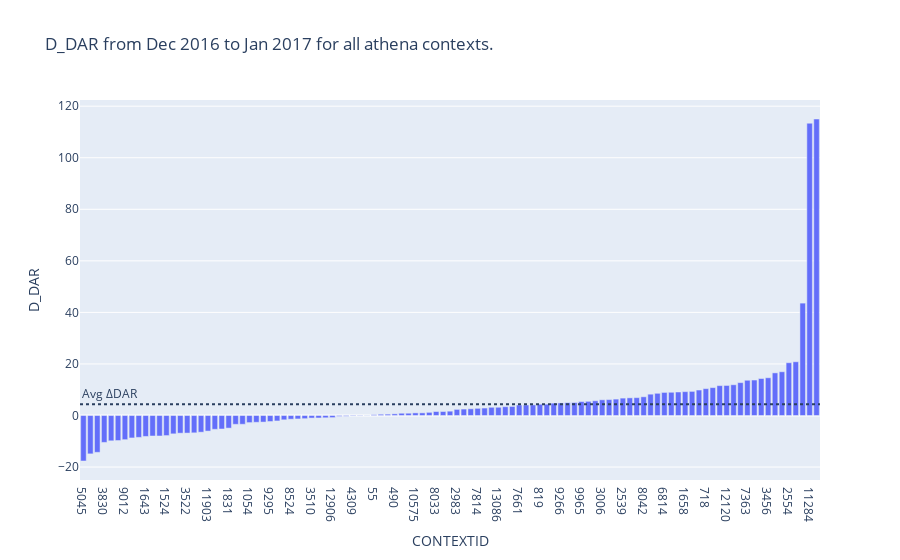

The cell this chart's notebook holds for it:
### Code cell
fig = px.bar(df_1_3, x="CONTEXTID", 
                     y="D_DAR",
                     title="D_DAR from Dec 2016 to Jan 2017 for all athena contexts."
            )
fig.add_hline(y=list(df_1_3["D_DAR_AVG"])[0], line_dash="dot",
              annotation_text="Avg ΔDAR", 
              annotation_position="top left")

fig.show()

### Figure 1 — Plotly figure (JSON) as saved in the notebook; plotly's stock layout.template omitted (floating-point values rounded to 4 significant figures)
{"data": [{"alignmentgroup": "True", "hovertemplate": "CONTEXTID=%{x}<br>D_DAR=%{y}<extra></extra>", "legendgroup": "", "marker": {"color": "#636efa"}, "name": "", "offsetgroup": "", "orientation": "v", "showlegend": false, "textposition": "auto", "type": "bar", "x": ["5045", "9306", "1334", "3830", "1267", "10844", "9012", "1798", "9479", "1643", "10", "8386", "1524", "10114", "2277", "3522", "3993", "8039", "11903", "65", "491", "1831", "1656", "13142", "1054", "9028", "1802", "9295", "8518", "11723", "8524", "664", "3374", "3510", "4693", "4043", "12906", "11127", "1599", "4309", "1930", "3516", "55", "1610", "3928", "490", "11476", "8254", "10575", "327", "6393", "8033", "9704", "1087", "2983", "12850", "5836", "7814", "2645", "9229", "13086", "11640", "6181", "7661", "380", "3475", "819", "1646", "11970", "9266", "1323", "679", "9965", "2083", "4690", "3006", "1739", "8558", "2539", "1814", "9599", "8042", "10735", "11129", "6814", "1487", "6401", "1658", "2876", "3963", "718", "2069", "10719", "12120", "12529", "395", "7363", "8571", "9781", "3456", "6965", "1366", "2554", "3519", "376", "11284", "2677"], "xaxis": "x", "y": [-17.65, -14.88, -14.29, -10.44, -9.823, -9.71, -9.366, -8.704, -8.486, -8.12, -7.952, -7.948, -7.786, -7.115, -6.853, -6.812, -6.723, -6.468, -6.035, -5.354, -5.227, -4.891, -3.416, -3.394, -2.756, -2.631, -2.548, -2.332, -2.109, -1.672, -1.429, -1.336, -1.225, -0.9968, -0.9566, -0.8844, -0.8197, -0.3336, -0.2856, -0.1874, -0.1367, 0.0673, 0.3199, 0.4878, 0.5257, 0.639, 0.8818, 0.8929, 1.016, 1.028, 1.224, 1.553, 1.556, 1.679, 2.37, 2.497, 2.604, 2.784, 2.893, 3.19, 3.202, 3.413, 3.522, 4.069, 4.095, 4.123, 4.36, 4.391, 4.788, 4.876, 4.965, 5.034, 5.411, 5.499, 5.726, 6.091, 6.181, 6.364, 6.749, 6.85, 6.929, 7.263, 8.275, 8.617, 8.954, 9.011, 9.12, 9.257, 9.357, 9.885, 10.43, 10.82, 11.59, 11.66, 11.93, 12.76, 13.68, 13.77, 14.35, 14.65, 16.54, 16.97, 20.47, 20.85, 43.6, 113.4, 115.0], "yaxis": "y"}], "layout": {"annotations": [{"showarrow": false, "text": "Avg ΔDAR", "x": 0, "xanchor": "left", "xref": "x domain", "y": 4.364, "yanchor": "bottom", "yref": "y"}], "barmode": "relative", "legend": {"tracegroupgap": 0}, "shapes": [{"line": {"dash": "dot"}, "type": "line", "x0": 0, "x1": 1, "xref": "x domain", "y0": 4.364, "y1": 4.364, "yref": "y"}], "title": {"text": "D_DAR from Dec 2016 to Jan 2017 for all athena contexts."}, "xaxis": {"anchor": "y", "domain": [0, 1], "title": {"text": "CONTEXTID"}}, "yaxis": {"anchor": "x", "domain": [0, 1], "title": {"text": "D_DAR"}}}}
